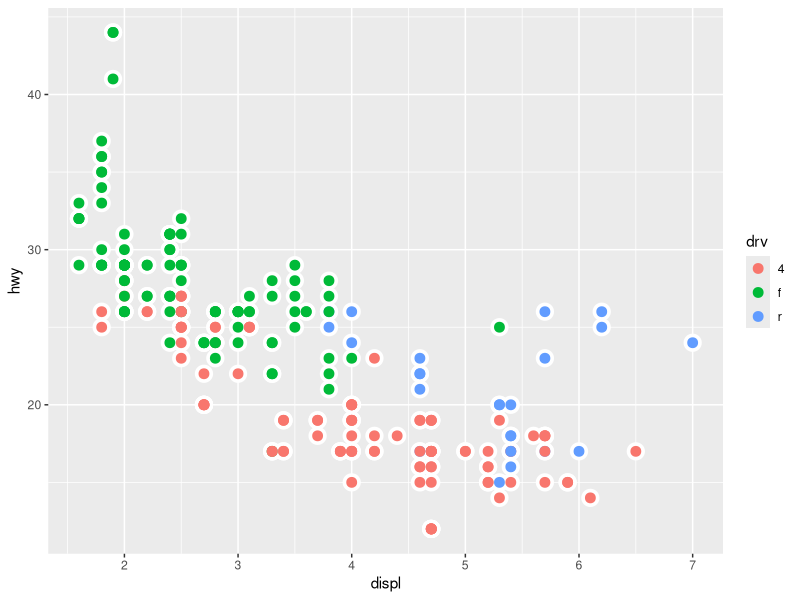

Here is the R script that generated this plot:
library(ggplot2)

#6th
ggplot(data = mpg, mapping = aes(x = displ, y = hwy)) +
  geom_point(colour = "grey100", size = 5.5) + 
  geom_point(mapping = aes(colour = drv), size = 3) 
  

  